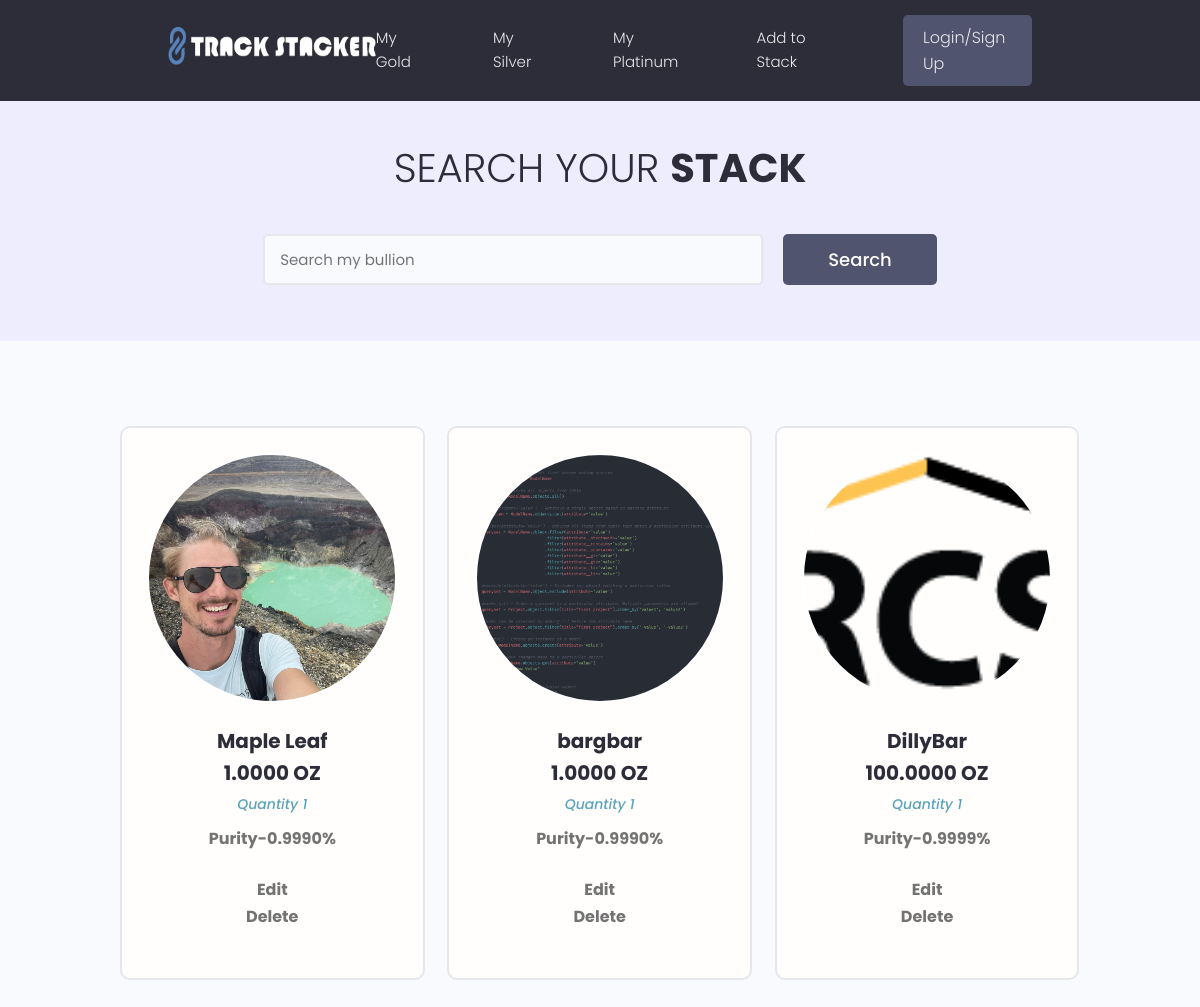
/gold/, run on the app's committed database.
### tracker/models.py (models this page shows, shortened)
class Gold(models.Model):
    METAL_TYPES = (
        ('gold', 'Gold'),
        ('silver', 'Silver'),
        ('platinum', 'Platinum'),
    )
    BAR_ROUND_MISC = (
        ('bar', 'Bar'),
        ('round', 'Round'),
        ('misc', 'Misc'),
    )
    owner = models.OneToOneField(Profile, on_delete=models.CASCADE, default=None, null=True, blank=True)
    metal_type = models.CharField(max_length=100, choices=METAL_TYPES, default='')
    item_type = models.CharField(max_length=100, choices=BAR_ROUND_MISC, default='')
    item_name = models.CharField(max_length=100)
    featured_image = models.ImageField(default='default.jpg', null=True, blank=True)
    purity = models.DecimalField(max_digits=15, decimal_places=4, null=True, blank=True)
    quantity = models.IntegerField()
    weight_troy_oz = models.DecimalField(max_digits=10, decimal_places=4)
    cost_to_purchase = models.DecimalField(max_digits=20, decimal_places=2)
    shipping_cost = models.DecimalField(max_digits=15, decimal_places=2, null=True, blank=True)
    purchased_from = models.CharField(max_length=100)
    sell_price = models.DecimalField(max_digits=10, decimal_places=2, null=True, blank=True)
    created = models.DateTimeField(auto_now_add=True)
    id = models.UUIDField(default=uuid.uuid4, unique=True, primary_key=True, editable=False)
    class Meta:
        verbose_name_plural = "Gold"

### tracker/views.py (the view)
# urls.py: path('<str:metal_type>/', views.metalPage, name='metal_page'),
def metalPage(request, metal_type):
    metal_objects = None
    template_name = None
    if metal_type == 'gold':
        metal_objects = Gold.objects.all()
        template_name = 'tracker/gold.html'
    elif metal_type == 'silver':
        metal_objects = Silver.objects.all()
        template_name = 'tracker/silver.html'
    elif metal_type == 'platinum':
        metal_objects = Platinum.objects.all()
        template_name = 'tracker/platinum.html'
    else:
        return HttpResponseNotFound("Metal type not found.")
    context = {'metal_objects': metal_objects}
    return render(request, template_name, context)

### tracker/templates/tracker/gold.html (shortened to what this page needs)
{% extends 'main.html' %}
{% block content %}
{% load static %}
<main class="projects">
    <section class="hero-section text-center">
      <div class="container container--narrow">
        <div class="hero-section__box">
          <h2>Search your <span>Stack</span></h2>
        </div>
        <div class="hero-section__search">
          <form class="form" action="#" method="get">
            <div class="form__field">
              <input class="input input--text" id="formInput#search" type="text" name="text"
                placeholder="Search my bullion" />
            </div>
            <input class="btn btn--sub btn--lg" type="submit" value="Search" />
          </form>
        </div>
      </div>
    </section>
    <section class="projectsList">
      <div class="container">
        <div class="grid grid--three">
          {% for object in metal_objects %}
          <div class="column">
            <div class="card project">
              <a href="#" class="project">
                {% if object.featured_image.url != None %}
                <div class="project__thumbnail" style="width: 25rem; height: 25rem;
                  background-image: url('{{ object.featured_image.url }}');
                  background-size: cover; background-position: top center;
                  border-radius: 50%; overflow: hidden; border: 2px solid #fff;">
                </div>
                {% else %}
                <div class="project__thumbnail" style="width: 25rem; height: 25rem;
                  background-image: url('{% static 'images/default.jpg' %}');
                  background-size: cover; background-position: top center;
                  border-radius: 50%; overflow: hidden; border: 2px solid #fff;">
                </div>
                {% endif %}
                <div class="card__body">
                  <h3 class="project__title">{{object.item_name}}</h3>
                  <h3 class="project__title">{{object.weight_troy_oz}} OZ</h3>
                  <p><a class="project__author" href="#">Quantity {{object.quantity}}</a></p>
                  <p class="project--rating">
                    <span style="font-weight: bold;">Purity-{{object.purity}}%</span>
                  </p>
                  <p class="project--rating">
                    <a href="{% url 'editPage' metal_type='gold' pk=object.pk %}"><span style="font-weight: bold;">Edit</span></a><br>
                    <a href="{% url 'deletePage' metal_type='gold' pk=object.pk %}"><span style="font-weight: bold;">Delete</span></a>
                  </p>
                </div>
              </a>
            </div>
          </div>
          {% endfor %}
        </div>
      </div>
    </section>
  </main>
{% endblock content %}

### static/styles/app.css (style rules this page uses)
:root { --color-sub: #2d2d39; }
.btn--sub { background-color: var(--color-sub-light); }
.card { border: 2px solid var(--color-light); }
.hero-section { height: 40vh; display: flex; align-items: center; background-color: var(--color-sub); }
.hero-section__box { margin-bottom: 4rem; }
.hero-section__box > h2, .hero-section__box > h2 > span { font-size: 4rem; color: var(--color-light); line-height: 1.3; text-transform: uppercase; }
.hero-section__box > h2 { font-weight: 300; }
.hero-section__box > h2 > span { font-weight: 700; }
.hero-section__search > .form { display: flex; align-items: center; justify-content: center; gap: 2rem; }
.hero-section__search > .form input.input--text { width: 50rem; }
.project__author { font-size: 1.4rem; font-style: italic; }
.project--rating { margin-bottom: 1.6em; margin-top: .5em; }
.projects > .hero-section { background: var(--color-sub-lighter); height: 30vh; }
.projects .hero-section__box { margin-bottom: 2.5rem; }
.projects .hero-section__box > h2 { color: var(--color-sub); }
.projects .hero-section__box > h2 > span { font-weight: 700; color: var(--color-sub); }
.projectsList { margin-top: 8rem; }
.project__thumbnail { margin-top:25px; height: 25rem; object-fit: cover; object-position: top center; }
.project__title { font-size: 2rem; font-weight: 700; color: var(--color-sub); }

### static/uikit/styles/modules/_variables.css (style rules this page uses)
:root { --color-main: #5aa5b9; --color-main-light: #e6faff; --color-sub: #3f4156; --color-sub-light: #51546e; --color-sub-lighter: #ededfd; --color-text: #737373; --color-gray: #8b8b8b; --color-light: #e5e7eb; --color-light-gray: #767676; --color-bg: #f8fafd; --color-white: #fffefd; --color-white-light: #f3f3f3; --color-success: #359e64; --color-success-bg: #def8e8; --color-error: #fc4b0b; --color-error-bg: #fff2ee; --font-base: 'Poppins', arial, helvetica, 'Segoe UI', roboto, ubuntu, sans-serif; --font-monospace: 'Fira Code', 'Courier New', courier, monospace; --font-regular: 300; --font-medium: 500; --font-bold: 700; --generic-shadow: 1px 1px 5px #00000010; --generic-transition: all 0.3s ease-in-out; }

### static/uikit/styles/modules/_base.css (style rules this page uses)
* { margin: 0; padding: 0; box-sizing: border-box; text-rendering: optimizeLegibility; color: inherit; font-size: inherit; }
html { font-size: 50%; }
@media only screen and (min-width: 480px) { html { font-size: 56.25%; } }
@media only screen and (min-width: 1200px) { html { font-size: 62.5%; } }
body { line-height: 1.6; font-weight: 400; font-size: 1.5rem; color: var(--color-text); background-color: var(--color-bg); min-height: 100vh; }

### static/uikit/styles/modules/_typography.css (style rules this page uses)
* { font-family: var(--font-base); }
h2 { font-size: 3.6rem; font-weight: var(--font-bold); }
h3 { font-size: 3.2rem; font-weight: var(--font-medium); }
p, span, strong { font-size: 1.6rem; color: var(--color-text); font-weight: var(--font-regular); }
a { padding-bottom: 2px; text-decoration: none; display: inline-block; color: var(--color-main); font-weight: var(--font-medium); }

### static/uikit/styles/modules/_utilities.css (style rules this page uses)
.container { width: 92%; max-width: 165rem; margin: 0 auto; box-sizing: border-box; }
.container--narrow { width: 92%; max-width: 120rem; }
@media screen and (min-width: 1000px) { .container { width: 90%; } }
@media screen and (min-width: 1000px) { .container--narrow { width: 85%; } }
@media screen and (min-width: 1200px) { .container { width: 80%; } }
@media screen and (min-width: 1200px) { .container--narrow { width: 72%; } }
.text-center { text-align: center; }

### static/uikit/styles/modules/_button.css (style rules this page uses)
.btn { display: inline-block; position: relative; cursor: pointer; background-color: var(--color-light); font-weight: var(--font-medium); color: var(--color-sub); text-decoration: none; padding: 1rem 2rem; border-radius: 0.5rem; border: none; width: -webkit-fit-content; width: -moz-fit-content; width: fit-content; height: -webkit-fit-content; height: -moz-fit-content; height: fit-content; font-size: 1.6rem; outline-width: 0; outline-color: transparent; -webkit-backface-visibility: hidden; backface-visibility: hidden; transition: all 0.3s ease-in-out; }
.btn--sub { background-color: var(--color-sub); color: var(--color-white); }
.btn--lg { font-size: 1.8rem; padding: 1.2rem 4.5rem; }

### static/uikit/styles/modules/_card.css (style rules this page uses)
.card { border-radius: 1rem; background-color: var(--color-white); border: 1.5px solid var(--color-light); width: auto; height: auto; margin-top: 0.5rem; margin-bottom: 0.5rem; overflow: hidden; display: flex; flex-direction: column; justify-content: center; align-items: center; text-align: center; }
.card__body, .card__header { padding: 2rem 2.5rem; }

### data on the page
Gold: featured_image (picture), item_name "Maple Leaf", weight_troy_oz "1.0000", quantity "1", purity "0.9990"
Gold: featured_image (picture), item_name "bargbar", weight_troy_oz "1.0000", quantity "1", purity "0.9990"
Gold: featured_image (picture), item_name "DillyBar", weight_troy_oz "100.0000", quantity "1", purity "0.9999"
